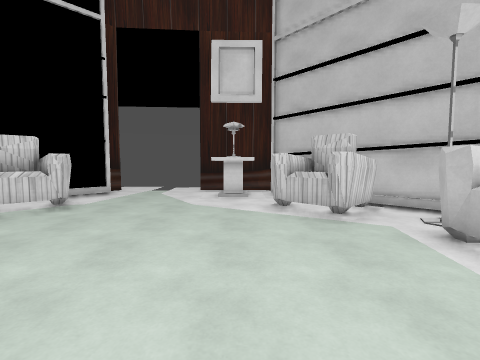
View 1 (above)

16 first-person views from a walk through a level from a Godot 3-D game. The camera is 1.5 m above the floor, tilts 4° down and sees 85° across. The floor is counted in squares, 1 m on a side. Each view is taken from the middle of a square. On the plan, view 1 faces up. The plan holds only what a view shows up to about 14 squares ahead; the rest is blank. Some surface patterns are stand-ins.

View 2
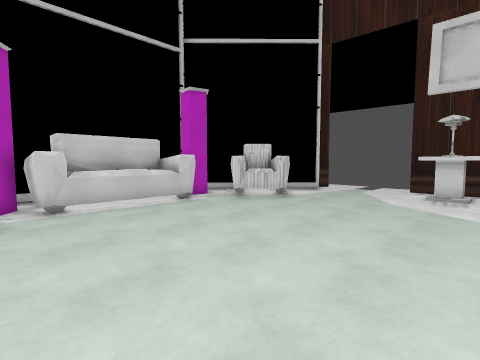

View 3
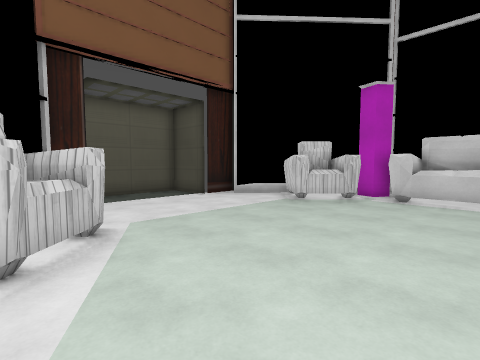

View 4
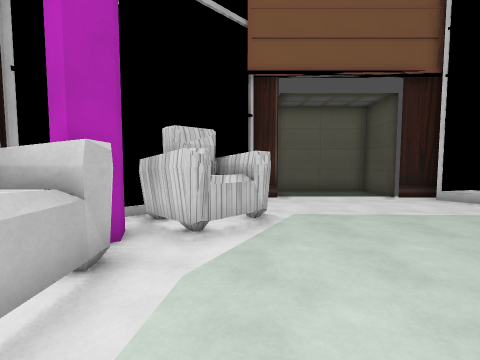

View 5
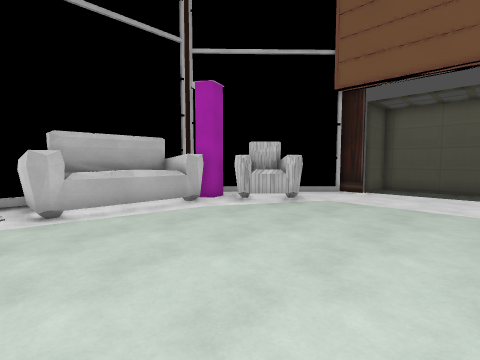

View 6
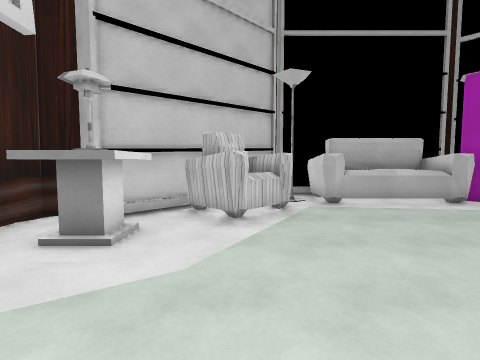

View 7
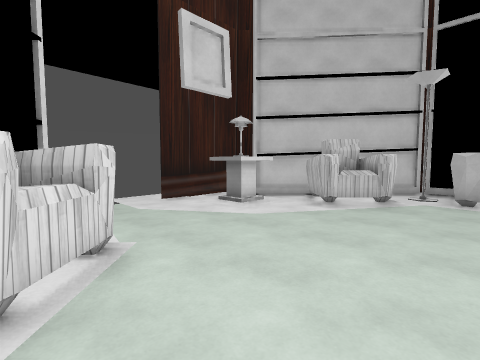

View 8
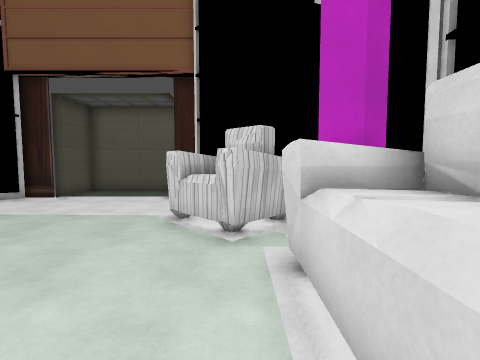

View 9
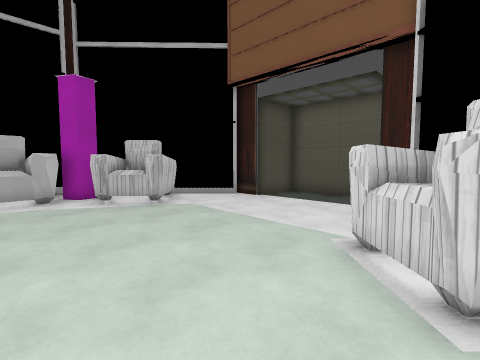

View 10
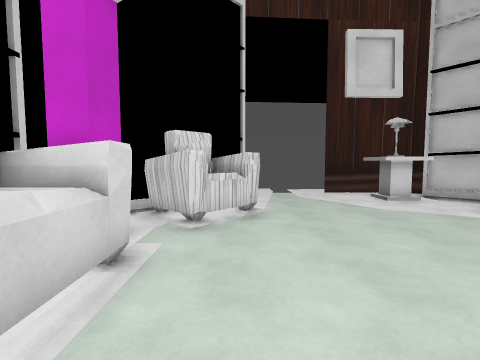

View 11
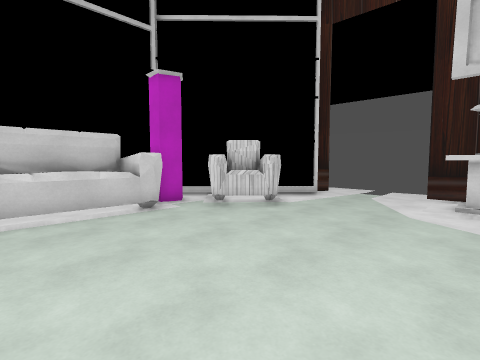

View 12
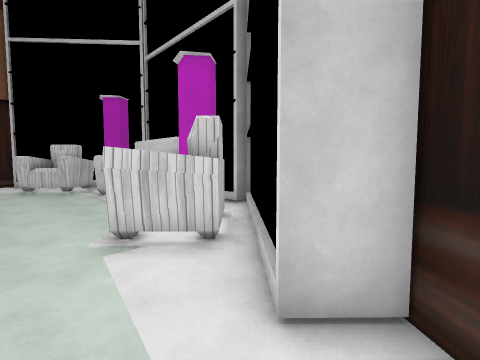

View 13
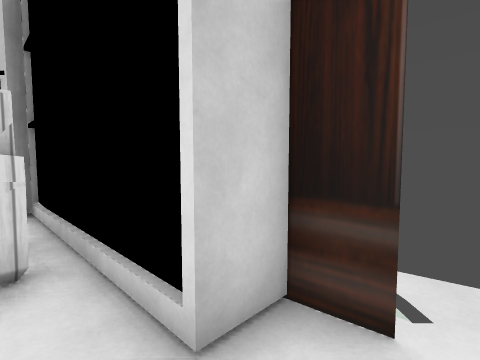

View 14
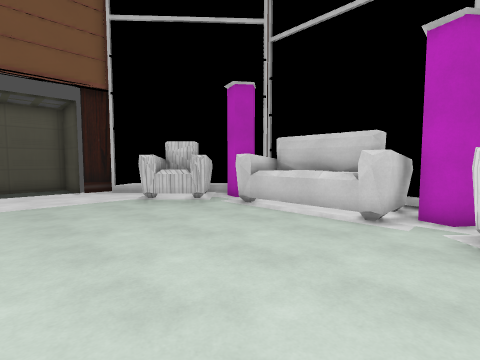

View 15
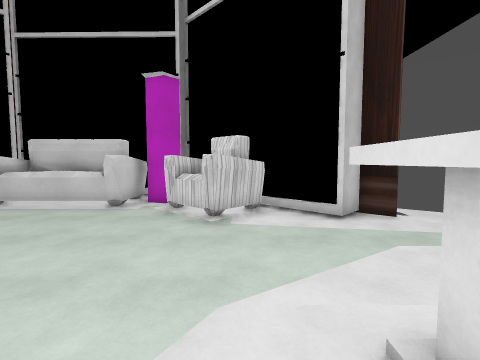

View 16
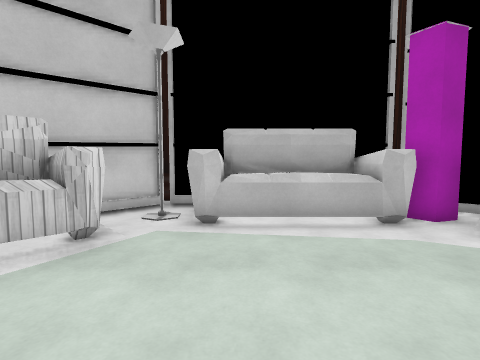

### Floor plan
Points are (right, up) in squares from view 1. A wall is a line through its corners. A room is listed if a view was taken in it or the views show most of it. See-through windows are left out.
Room 1 (views 1, 2, 3, 4, 5, 6, 7, 8, 9, 10, 11, 12, 13, 14, 15, 16)
walls: (-7.9, 3.7) (-7.9, 1.6); (-7.7, 5.1) (-7.7, 0.1); (3.8, 4.9) (3.9, 5.1); (4, 4.4) (3.8, 4.8); (3.8, 5.1) (6, 5.1); (-7.7, 0.3) (-7.7, 0.1) (-9.7, 0.1); (3.9, 0.7) (5.6, 0.7); (4.1, 1.3) (4.1, 1.8); (3.8, 0.4) (3.9, 0.8) (3.9, 4.9); (4, 0.9) (5.3, 0.9) (5.2, 4.5); (4.4, 4.2) (4, 4.2); (3.9, 0) (3.8, 0.2); (-9.1, 4.3) (-9.1, 1); (0.6, 9.9) (-1.1, 9.9) (-1.1, 11.5); (-8.4, -0.7) (-8.6, -1.4); (5.4, 4.5) (3.9, 4.4); (-9.3, 0.7) (-7.7, 0.7) (-7.6, 0.4); (-9, 6.7) (-8.4, 6.3) (-8.6, 5.5); (-9.8, 5.1) (-7.7, 5.1) (-7.6, 4.8) (-7.7, 4.4) (-9.2, 4.5); (0.1, 11.1) (0.1, 10.3) (-0.6, 10.3) (-0.6, 11.1); (-7.2, -3.9) (-5.3, -5.8); (-8.4, 9) (-9.3, 8.1); (-9.4, -1.8) (-8.6, -2.5); (-7.3, 10.1) (-7.9, 9.5); (6.4, 6.6) (1.4, 11.7); (-6.3, 11.2) (-7, 10.5); (-5.8, 11.7) (-6.2, 11.3); (1.4, -6.3) (5.5, -2.3); (-6, -6.5) (-4.2, -6.5) (-4.2, -9.1) (0.4, -9.1) (0.4, -6.5) (1.8, -6.5); (2.3, 12.9) (2, 13.3) (-2, 13.3); (-6, 13.3) (-6.9, 12.4)
low walls: (3.9, 4.4) (3.8, 5.1); (-7.7, 0.7) (-7.6, 0.1); (3.8, 0.2) (3.9, 0.7)
ways out: opening at (-9, 7); opening at (-5, 13); opening at (-3, 14); closed door at (-6, -6); closed door at (2.5, -6)
objects: chair (-8, -3) to (-5, -1); chair (-8, 7) to (-6, 9); chair (1, -4) to (4, -1); chair (1, 7) to (4, 9)

Positions as (right, up) in squares from view 1, and headings:
1: (0, 0), facing up
2: (1, -1), facing up-left
3: (3, 3), facing down-left
4: (2, 4), facing down
5: (-4, 6), facing down-right
6: (-5, 8), facing right
7: (-7, 4), facing up-right
8: (-7, 4), facing down
9: (-7, 2), facing down-right
10: (-6, 1), facing up
11: (0, 1), facing up-left
12: (-4, 13), facing down-left
13: (-4, 12), facing left
14: (-1, 7), facing down-left
15: (1, 9), facing left
16: (-2, 4), facing right
